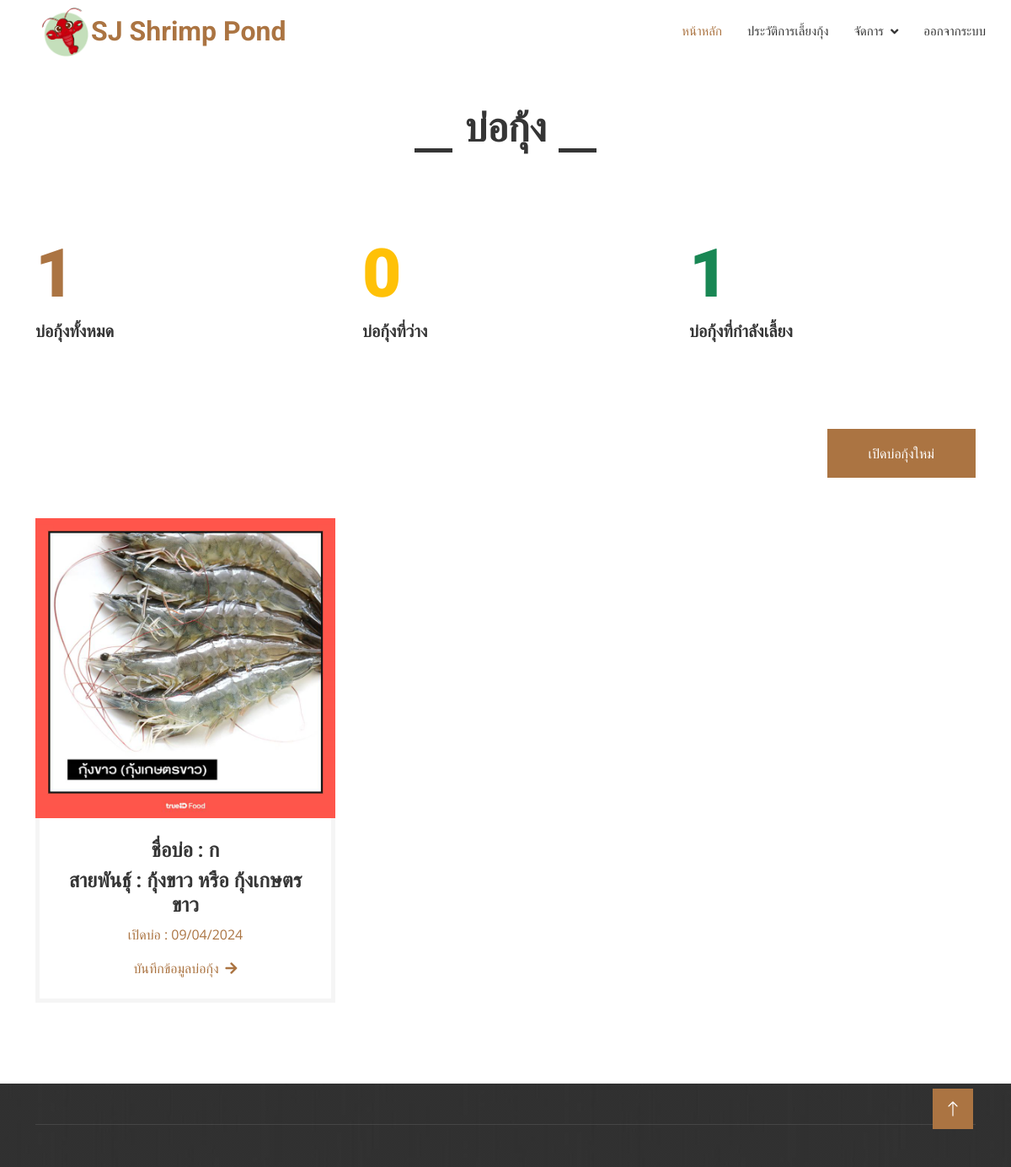
Before: / (signed in) with the older database file.
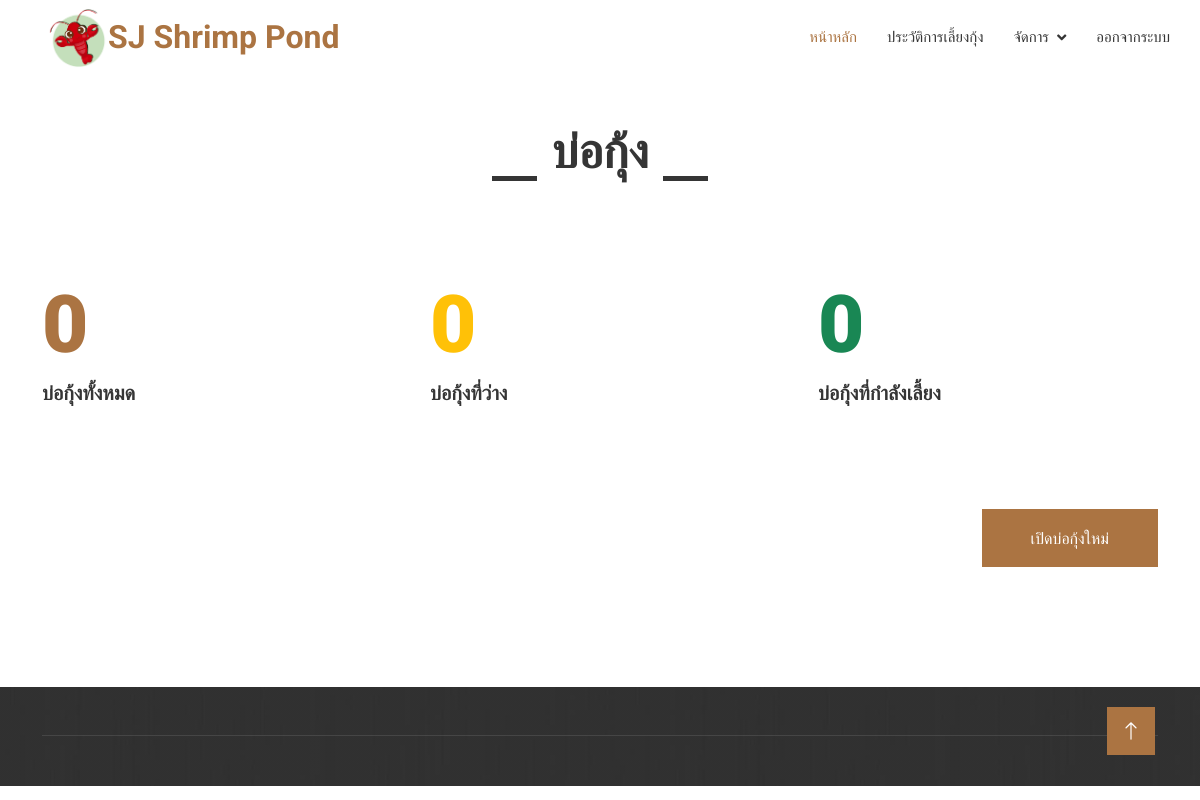
After: the same page with the newer database file.
### tables this page shows
CREATE TABLE `shr_infoshrimp` (
  `ISP_ID` int(11) NOT NULL,
  `PON_ID` int(11) NOT NULL COMMENT 'บ่อ',
  `BRE_ID` int(11) NOT NULL COMMENT 'สายพันธุ์',
  `ISP_START` date DEFAULT NULL COMMENT 'วันที่เปิด',
  `ISP_END` date DEFAULT NULL COMMENT 'วันที่ปิด',
  `ISP_STAMP` timestamp NOT NULL DEFAULT current_timestamp() ON UPDATE current_timestamp(),
  `ISP_STATUS` varchar(3) NOT NULL COMMENT 'สถานะ',
  `ISP_NOTE` text NOT NULL,
  `ISP_ITEM` int(11) NOT NULL,
  `ISP_PRICE` decimal(5,2) NOT NULL COMMENT 'ราคากุ้งต่อตัว',
  `ISP_PRICE_OTH` int(11) NOT NULL DEFAULT 0,
  `ISP_ENDITEMKG` int(11) DEFAULT NULL,
  `ISP_ENDPRICEKG` decimal(5,2) DEFAULT NULL
);

CREATE TABLE `shr_breed` (
  `BRE_ID` int(11) NOT NULL,
  `BRE_NAME` varchar(50) NOT NULL,
  `BRE_STATUS` varchar(3) DEFAULT NULL,
  `BRE_STAMP` timestamp NOT NULL DEFAULT current_timestamp() ON UPDATE current_timestamp(),
  `BRE_IMG` varchar(100) NOT NULL
);

CREATE TABLE `shr_pond` (
  `PON_ID` int(11) NOT NULL,
  `PON_NAME` varchar(50) NOT NULL,
  `PON_STAMP` timestamp NOT NULL DEFAULT current_timestamp() ON UPDATE current_timestamp(),
  `PON_STATUS` varchar(2) DEFAULT NULL,
  `PON_DELETE` int(11) DEFAULT NULL
);

### config/connectdb.php (called while the page is built, shortened)
<?php
class Database
{
    private static $link = null;
    private static function getLink()
    {
        if (self::$link) {
            return self::$link;
        }
        self::$link = new PDO("mysql:host=" . DB_HOST . ";dbname=" . DB_NAME . ";charset=utf8", DB_USERNAME, DB_PASSWORD);
        self::$link->setAttribute(PDO::ATTR_ERRMODE, PDO::ERRMODE_EXCEPTION);
        return self::$link;
    }
    public static function __callStatic($name, $args)
    {
        $callback = array(self::getLink(), $name);
        return call_user_func_array($callback, $args);
    }
    public static function squery($sql, $opt = PDO::FETCH_OBJ, $all = null)
    {
        if ($all == true) {
            return self::query($sql, $opt)->fetchAll($opt);
        } else if ($all == false) {
            return self::query($sql, $opt)->fetch($opt);
        } else {
            return self::query($sql, $opt);
        }
    }
}
?>

### index.php (the view, shortened to what this page needs)
<!DOCTYPE html>
<html lang="en">
<?php
$activeHome = 'active';
?>
<head>
    <?php include("inc/head.php") ?>
</head>
<body>
    <?php include("inc/header.php") ?>
    <div class="container-xxl py-5">
        <div class="container">
            <div class="section-title text-center">
                <h1 class="display-5 mb-0">บ่อกุ้ง</h1>
            </div>
        </div>
    </div>
    <div class="container-xxl py-5">
        <div class="container">
            <div class="row g-5">
                <div class="col-md-4 col-lg-4 wow fadeIn" data-wow-delay="0.1s">
                    <div class="d-flex align-items-center justify-content-between mb-2">
                        <?php $c1 = Database::squery("SELECT * FROM `shr_pond` WHERE (PON_STATUS IS NULL OR PON_STATUS = '1') AND PON_DELETE IS NULL ", PDO::FETCH_OBJ, true) ?>
                        <h1 class="display-1 text-primary mb-0">
                            <?php echo sprintf("%d", count($c1)) ?>
                        </h1>
                    </div>
                    <h5>บ่อกุ้งทั้งหมด</h5>
                </div>
                <div class="col-md-4 col-lg-4 wow fadeIn" data-wow-delay="0.3s">
                    <div class="d-flex align-items-center justify-content-between mb-2">
                        <?php $c1 = Database::squery("SELECT * FROM `shr_pond` WHERE PON_STATUS IS NULL AND PON_DELETE IS NULL", PDO::FETCH_OBJ, true) ?>
                        <h1 class="display-1 text-warning mb-0">
                            <?php echo sprintf("%d", count($c1)) ?>
                        </h1>
                    </div>
                    <h5>บ่อกุ้งที่ว่าง</h5>
                </div>
                <div class="col-md-4 col-lg-4 wow fadeIn" data-wow-delay="0.5s">
                    <div class="d-flex align-items-center justify-content-between mb-2">
                        <?php $c1 = Database::squery("SELECT * FROM `shr_pond` WHERE PON_STATUS = '1' AND PON_DELETE IS NULL ", PDO::FETCH_OBJ, true) ?>
                        <h1 class="display-1 text-success mb-0">
                            <?php echo sprintf("%d", count($c1)) ?>
                        </h1>
                    </div>
                    <h5>บ่อกุ้งที่กำลังเลี้ยง</h5>
                </div>
            </div>
        </div>
    </div>
    <div class="container-xxl py-5">
        <div class="container">
            <div class="row g-4">
                <div class="col-12">
                    <div class="row">
                        <div class="col"></div>
                        <div class="col d-flex justify-content-end">
                            <a href="javascript:;" data-bs-toggle="modal" data-bs-target="#modalAdd" class="btn btn-primary py-3 px-5 mb-4">เปิดบ่อกุ้งใหม่</a>
                        </div>
                    </div>
                </div>
                <?php foreach (Database::query("SELECT * FROM `shr_infoshrimp`
                INNER JOIN shr_pond ON shr_infoshrimp.PON_ID = shr_pond.PON_ID
                INNER JOIN shr_breed ON shr_infoshrimp.BRE_ID = shr_breed.BRE_ID
                WHERE shr_infoshrimp.ISP_END IS NULL;
                ", PDO::FETCH_OBJ) as $key => $item) : ?>
                    <div class="col-md-6 col-lg-4 wow fadeInUp" data-wow-delay="0.1s" style="cursor: pointer ;">
                        <a class="service-item" href="./infoshrimp.php?ISP_ID=<?php echo $item->ISP_ID ?>">
                            <div class="overflow-hidden">
                                <img class="img-fluid" src="img/BRE/<?php echo $item->BRE_IMG ?>" alt="">
                            </div>
                            <div class="p-4 text-center border border-5 border-light border-top-0">
                                <h4 class="mb-2">
                                    ชื่อบ่อ :
                                    <?php echo $item->PON_NAME ?>
                                </h4>
                                <h4 class="mb-2">
                                    สายพันธุ์ :
                                    <?php echo $item->BRE_NAME ?>
                                </h4>
                                <p>เปิดบ่อ :
                                    <?php echo date("d/m/Y", strtotime($item->ISP_START)) ?>
                                </p>
                                <a class="fw-medium" href="">บันทึกข้อมูลบ่อกุ้ง<i class="fa fa-arrow-right ms-2"></i></a>
                            </div>
                        </a>
                    </div>
                <?php endforeach; ?>
            </div>
        </div>
    </div>
    <?php include("inc/footer.php") ?>
</body>
</html>

### inc/head.php (shortened to what this page needs)
<?php include("config/connectdb.php")?>
<link href="https://cdnjs.cloudflare.com/ajax/libs/font-awesome/5.10.0/css/all.min.css" rel="stylesheet">
<link href="https://cdn.jsdelivr.net/npm/bootstrap-icons@1.4.1/font/bootstrap-icons.css" rel="stylesheet">
<link href="lib/animate/animate.min.css" rel="stylesheet">
<link href="lib/owlcarousel/assets/owl.carousel.min.css" rel="stylesheet">
<link href="lib/lightbox/css/lightbox.min.css" rel="stylesheet">
<link href="lib/DataTables/datatables.min.css" rel="stylesheet">
<link href="css/bootstrap.min.css" rel="stylesheet">
<link href="css/style.css" rel="stylesheet">

### inc/header.php (shortened to what this page needs)
<nav class="navbar navbar-expand-lg bg-white navbar-light sticky-top p-0">
    <a href="index.php" class="navbar-brand d-flex align-items-center px-4 px-lg-5">
        <img src="favicon.png" alt="" srcset="" width="60px">
        <h2 class="m-0 text-primary"> SJ Shrimp Pond </h2>
    </a>
    <div class="collapse navbar-collapse" id="navbarCollapse">
        <div class="navbar-nav ms-auto p-4 p-lg-0  ">
            <a href="index.php" class="nav-item nav-link <?php echo $activeHome ?? '' ?>">หน้าหลัก</a>
            <a href="history.php" class="nav-item nav-link <?php echo $activeHistory ?? '' ?>">ประวัติการเลี้ยงกุ้ง</a>
            <div class="nav-item dropdown">
                <a href="#"
                    class="nav-link dropdown-toggle <?php echo !empty($activeBreed) || !empty($activeFood) || !empty($activePond) ? "active" : '' ?>"
                    data-bs-toggle="dropdown">จัดการ</a>
            </div>
            <a href="./logout.php" class="nav-item nav-link">ออกจากระบบ</a>
        </div>
    </div>
</nav>

### inc/footer.php (shortened to what this page needs)
<div class="container-fluid bg-dark text-light footer mt-5 pt-5 wow fadeIn" data-wow-delay="0.1s">
    <div class="container">
        <div class="copyright">
        </div>
    </div>
</div>
<a href="#" class="btn btn-lg btn-primary btn-lg-square rounded-0 back-to-top"><i class="bi bi-arrow-up"></i></a>

### css/style.css (style rules this page uses)
:root { --primary: #AB7442; --light: #F5F5F5; --dark: #353535; }
.back-to-top { position: fixed; display: none; right: 45px; bottom: 45px; z-index: 99; }
.btn { font-weight: 500; transition: .5s; }
.btn.btn-primary, .btn.btn-secondary { color: #FFFFFF; }
.btn-lg-square { width: 48px; height: 48px; }
.btn-square, .btn-sm-square, .btn-lg-square { padding: 0; display: flex; align-items: center; justify-content: center; font-weight: normal; }
.navbar .dropdown-toggle::after { border: none; content: "\f107"; font-family: "Font Awesome 5 Free"; font-weight: 900; vertical-align: middle; margin-left: 8px; }
.navbar-light .navbar-nav .nav-link { margin-right: 30px; padding: 25px 0; color: #FFFFFF; font-size: 15px; font-weight: 500; text-transform: uppercase; outline: none; }
.navbar-light .navbar-nav .nav-link:hover, .navbar-light .navbar-nav .nav-link.active { color: var(--primary); }
.navbar-light .navbar-brand, .navbar-light a.btn { height: 75px; }
.navbar-light .navbar-nav .nav-link { color: var(--dark); font-weight: 500; }
.navbar-light.sticky-top { top: -100px; transition: .5s; }
.section-title h1 { position: relative; display: inline-block; padding: 0 60px; }
.section-title h1::before, .section-title h1::after { position: absolute; content: ""; width: 45px; height: 5px; bottom: 0; background: var(--dark); }
.section-title h1::before { left: 0; }
.section-title h1::after { right: 0; }
.footer { background: linear-gradient(rgba(53, 53, 53, .7), rgba(53, 53, 53, .7)), url(../img/footer.jpg) center center no-repeat; background-size: cover; }
.footer .copyright { padding: 25px 0; font-size: 15px; border-top: 1px solid rgba(256, 256, 256, .1); }
.fw-medium { font-weight: 500 !important; }
.service-item img { transition: .5s; }

Changed rows visible on the page:
removed shr_infoshrimp: BRE_ID.BRE_IMG (picture), PON_ID.PON_NAME "ก", BRE_ID.BRE_NAME "กุ้งขาว หรือ กุ้งเกษตรขาว", ISP_START "09/04/2024"
Other visible differences:
count($c1): "1" → "0"
